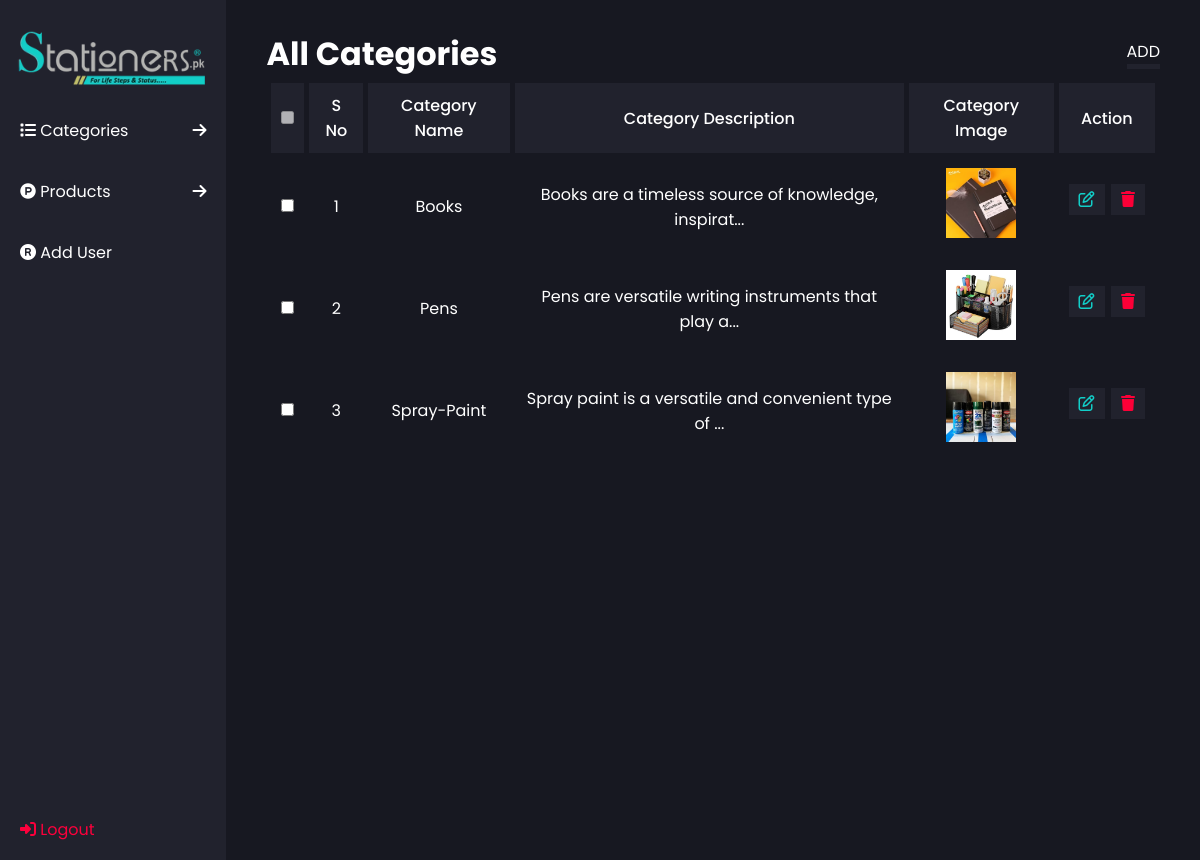
The app's page /allCategories.php with its own data.
### tables this page shows
CREATE TABLE `categories` (
  `category_id` int(11) NOT NULL,
  `category_name` varchar(256) NOT NULL,
  `category_description` varchar(256) NOT NULL,
  `category_image` varchar(256) NOT NULL
);

### allCategories.php (the view, shortened to what this page needs)
<?php
require("./base/header.php");
?>
<div class="main-section">
    <div class="dataDisplay-header">
        <h1>All Categories</h1>
        <a href="./addCategory.php">ADD</a>
    </div>
    <table class="table" width="100%" cellpadding="10">
        <tr>
            <th>
                <input type="checkbox" disabled>
            </th>
            <th>S No</th>
            <th>Category Name</th>
            <th>Category Description</th>
            <th>Category Image</th>
            <th>Action</th>
        </tr>
        <?php
        $sno = 1;
        $select_query = "SELECT * FROM `categories`";
        $result = mysqli_query($db_connection, $select_query);
        while($display = mysqli_fetch_array($result)){
        ?>
        <tr>
            <td>
                <input style="cursor: pointer;" type="checkbox"
                    onchange="updateCategory(this, <?php echo $display['category_id']; ?>)">
            </td>
            <td><?php echo $sno++?></td>
            <td><?php echo $display['category_name']?></td>
            <td>
                <?php
                $description = $display['category_description'];
                $shortDescription = substr($description, 0, 50);
                echo $shortDescription.(strlen($description) > 50 ? "..." : "")
                ?>
            </td>
            <td><img src="./uploads/categoryUploads/<?php echo $display['category_image']?>" width="70" alt=""></td>
            <td>
                <a style="color: #12CEC8" class="actionBtn js-open" href=""><i
                        class="fa-regular fa-pen-to-square"></i></a>
                <a style="color: #FC0037" class="actionBtn"
                    href="./logics.php?deleteCategory=<?php echo $display['category_id']?>"><i
                        class="fa-solid fa-trash"></i></a>
            </td>
        </tr>
        <?php
        }
        ?>
    </table>
</div>
<?php
require("./base/footer.php");
?>

### css/style.css (style rules this page uses)
* { font-family: "Poppins", serif; margin: 0; padding: 0; }
body { background: #171821; color: #FFF; }
.container .main-section { padding: 30px 40px; width: 75%; }
.table { border-collapse: separate; border-spacing: 5px; text-align: center; }
.table tr th,td { padding: 10px; }
.table tr th { font-weight: 500; }
.table tr:first-child { background: #21222D; }
.table tr { border-bottom: 1px solid #21222D; }
.table tr td:last-child { display: flex; gap: 0.4em; margin-top: 1em; }
.actionBtn { color: #FFF; background: #21222D; padding: 3px 10px; }
.dataDisplay-header, .dataInsertion-header { display: flex; justify-content: space-between; align-items: center; }
.dataInsertion-header a, .dataDisplay-header a { text-decoration: none; color: #FFF; border-bottom: 5px solid #21222D; }

### records on screen
categories: category_name "Books", category_description "Books are a timeless source of knowledge, inspirat", category_image (picture)
categories: category_name "Pens", category_description "Pens are versatile writing instruments that play a", category_image (picture)
categories: category_name "Spray-Paint", category_description "Spray paint is a versatile and convenient type of", category_image (picture)
